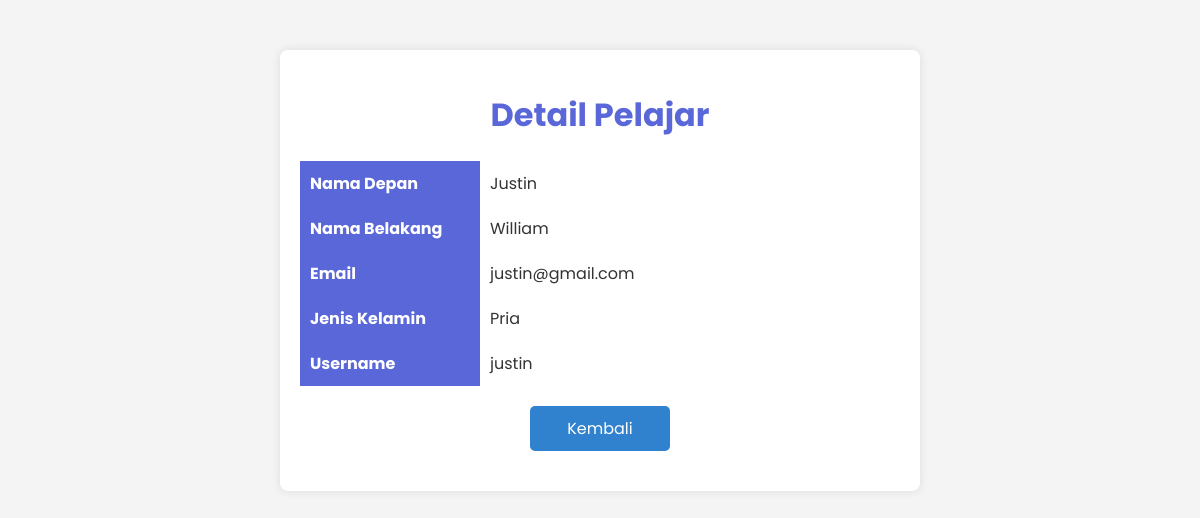
Screenshot of /detail_pelajar.php?id=3 (signed in) with the database file from the repository.
### tables this page shows
CREATE TABLE `pelajar` (
  `pelajar_id` int(11) NOT NULL,
  `email_pelajar` varchar(255) NOT NULL,
  `username` varchar(100) NOT NULL,
  `password` char(32) NOT NULL,
  `nama_depan` varchar(50) NOT NULL,
  `nama_belakang` varchar(50) NOT NULL,
  `jenis_kelamin` enum('Pria','Wanita') NOT NULL,
  `foto_profil` varchar(255) DEFAULT 'path/to/default-profile-picture.jpg'
);

### detail_pelajar.php (the view, shortened to what this page needs)
<?php
include 'koneksi.php';
$pelajar_id = isset($_GET['id']) ? intval($_GET['id']) : 0;
$sql = "SELECT * FROM pelajar WHERE pelajar_id = $pelajar_id";
$result = $conn->query($sql);
if ($result->num_rows == 1) {
    $row = $result->fetch_assoc();
} else {
    echo "Data tidak ditemukan.";
    exit();
}
?>
<!DOCTYPE html>
<html>
<head>
</head>
<body>
    <div class="container">
        <h1>Detail Pelajar</h1>
        <table>
            <tr>
                <th>Nama Depan</th>
                <td><?php echo htmlspecialchars($row['nama_depan']); ?></td>
            </tr>
            <tr>
                <th>Nama Belakang</th>
                <td><?php echo htmlspecialchars($row['nama_belakang']); ?></td>
            </tr>
            <tr>
                <th>Email</th>
                <td><?php echo htmlspecialchars($row['email_pelajar']); ?></td>
            </tr>
            <tr>
                <th>Jenis Kelamin</th>
                <td><?php echo htmlspecialchars($row['jenis_kelamin']); ?></td>
            </tr>
            <tr>
                <th>Username</th>
                <td><?php echo htmlspecialchars($row['username']); ?></td>
            </tr>
        </table>
        <a href="students_admin.php" class="button-back">Kembali</a>
    </div>
</body>
</html>

### detail_pelajar.php (style rules this page uses)
body { font-family: "Poppins", sans-serif; background-color: #f4f4f4; color: #333; margin: 0; padding: 0; }
.container { width: 50%; margin: 50px auto; padding: 20px; background: #fff; border-radius: 8px; box-shadow: 0 0 10px rgba(0,0,0,0.1); }
h1 { text-align: center; color: #5A67D8; }
table { width: 100%; border-collapse: collapse; }
th, td { padding: 10px; text-align: left; }
th { width: 30%; background-color: #5A67D8; color: white; }
.button-back { display: block; width: 120px; margin: 20px auto; padding: 10px; text-align: center; background: #3182CE; color: white; text-decoration: none; border-radius: 5px; transition: background 0.3s ease; }

### rows the page displays
pelajar: nama_depan "Justin", nama_belakang "William", email_pelajar "justin@gmail.com", jenis_kelamin "Pria", username "justin"
